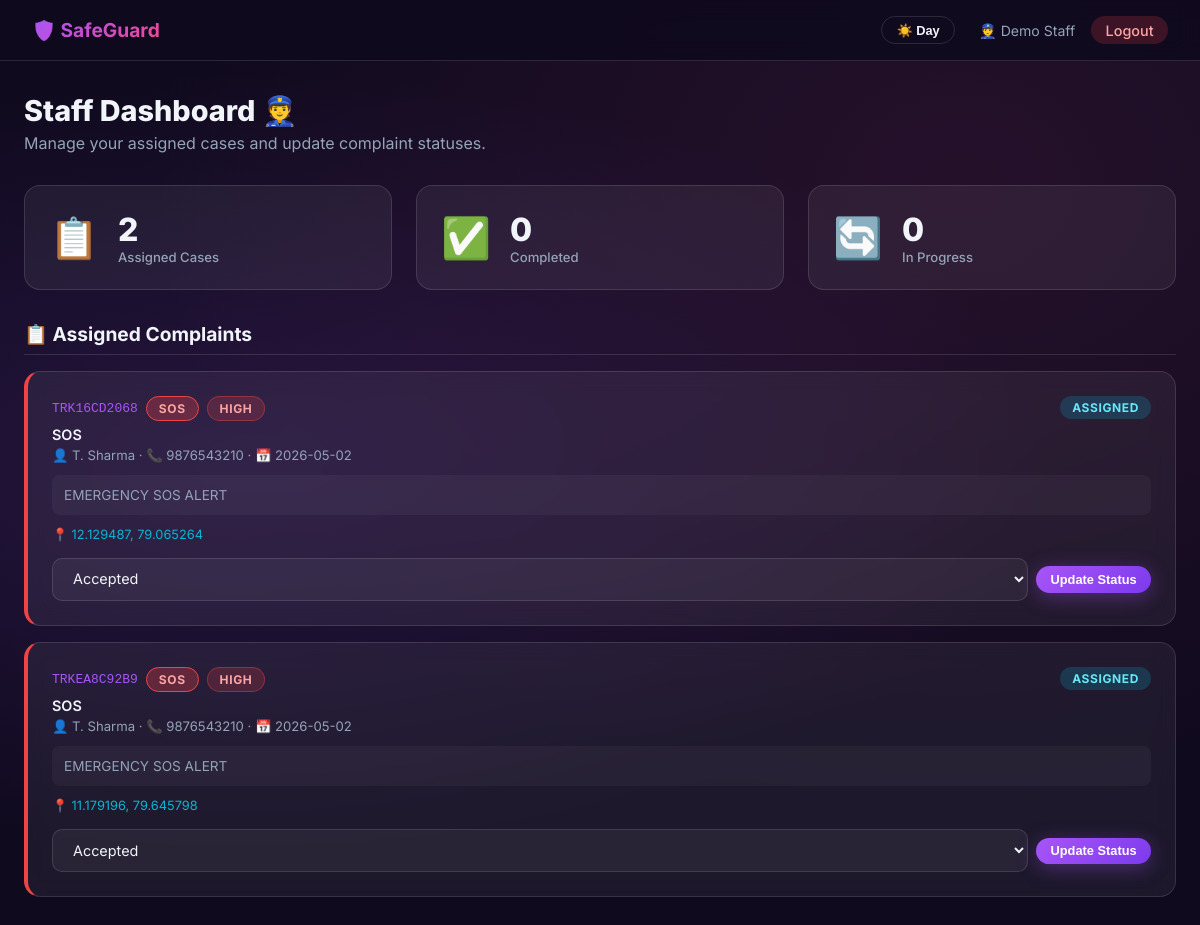
Screenshot of /dashboard/staff (signed in) with the database file from the repository.
### tables this page shows
CREATE TABLE staff (
            id              INTEGER PRIMARY KEY AUTOINCREMENT,
            full_name       TEXT NOT NULL,
            email           TEXT UNIQUE NOT NULL,
            phone           TEXT NOT NULL,
            age             INTEGER,
            gender          TEXT,
            address         TEXT,
            occupation      TEXT,
            aadhar_number   TEXT,
            id_proof_path   TEXT,
            experience      TEXT,
            password_hash   TEXT NOT NULL,
            status          TEXT DEFAULT 'pending',
            created_at      DATETIME DEFAULT CURRENT_TIMESTAMP
        );

CREATE TABLE complaints (
            id               INTEGER PRIMARY KEY AUTOINCREMENT,
            track_id         TEXT UNIQUE NOT NULL,
            user_id          INTEGER NOT NULL,
            type             TEXT,
            description      TEXT,
            incident_details TEXT,
            num_people       INTEGER DEFAULT 0,
            witness          TEXT DEFAULT 'No',
            witness_desc     TEXT,
            date_of_incident TEXT,
            media_path       TEXT,
            latitude         REAL,
            longitude        REAL,
            priority         TEXT DEFAULT 'LOW',
            status           TEXT DEFAULT 'Pending',
            assigned_staff_id INTEGER,
            is_sos           INTEGER DEFAULT 0,
            is_suspicious    INTEGER DEFAULT 0,
            created_at       DATETIME DEFAULT CURRENT_TIMESTAMP,
            FOREIGN KEY (user_id)          REFERENCES users(id),
            FOREIGN KEY (assigned_staff_id) REFERENCES staff(id)
        );

CREATE TABLE users (
            id                INTEGER PRIMARY KEY AUTOINCREMENT,
            full_name         TEXT NOT NULL,
            username          TEXT UNIQUE NOT NULL,
            email             TEXT UNIQUE NOT NULL,
            phone             TEXT NOT NULL,
            address           TEXT,
            age               INTEGER,
            gender            TEXT,
            occupation        TEXT,
            emergency_contact TEXT,
            password_hash     TEXT NOT NULL,
            created_at        DATETIME DEFAULT CURRENT_TIMESTAMP
        );

### app.py (the view)
@app.route("/dashboard/staff")
@staff_required
def dashboard_staff():
    staff_id     = session["staff_id"]
    staff_status = session.get("staff_status", "pending")
    db = get_db()
    staff = db.execute("SELECT * FROM staff WHERE id = ?", (staff_id,)).fetchone()
    session["staff_status"] = staff["status"]  # Refresh from DB
    complaints = []
    if staff["status"] == "approved":
        complaints = db.execute("""
            SELECT c.*, u.full_name as user_name, u.phone as user_phone
            FROM complaints c
            JOIN users u ON c.user_id = u.id
            WHERE c.assigned_staff_id = ?
            ORDER BY c.created_at DESC
        """, (staff_id,)).fetchall()
    db.close()
    return render_template("dashboard_staff.html",
                           staff=staff, complaints=complaints)

### app.py (called while the page is built)
def staff_required(f):
    @wraps(f)
    def decorated(*args, **kwargs):
        if "staff_id" not in session:
            flash("Access denied. Please login as staff.", "danger")
            return redirect(url_for("login"))
        return f(*args, **kwargs)
    return decorated

### database.py (called while the page is built)
def get_db():
    conn = sqlite3.connect(DB_PATH, timeout=20, check_same_thread=False)
    conn.row_factory = sqlite3.Row
    conn.execute("PRAGMA foreign_keys = ON")
    return conn

### templates/dashboard_staff.html (shortened to what this page needs)
<!DOCTYPE html>
<html lang="en">
<head>
<link rel="stylesheet" href="{{ url_for('static', filename='css/style.css') }}">
</head>
<body>
<nav class="navbar">
  <a href="#" class="navbar-brand">🛡️ SafeGuard</a>
  <div class="navbar-links">
    <span style="color:var(--text-secondary);font-size:0.88rem;">👮 {{ staff.full_name }}</span>
    <a href="{{ url_for('logout') }}" class="btn btn-sm" style="background:rgba(239,68,68,0.2);color:#fca5a5;">Logout</a>
  </div>
</nav>
<div class="page-container">
  {% if staff.status == 'pending' %}
  <div style="display:flex;align-items:center;justify-content:center;min-height:70vh;">
    <div class="pending-banner" style="max-width:500px;">
      <div class="icon">⏳</div>
      <h2 style="font-size:1.4rem;margin-bottom:0.5rem;">Awaiting Admin Approval</h2>
      <p style="color:var(--text-secondary);line-height:1.7;">
        Your registration is under review. The admin will verify your credentials and
        approve your account. Please check back later.
      </p>
      <div style="margin-top:1.5rem;padding:1rem;background:rgba(255,255,255,0.04);border-radius:10px;font-size:0.82rem;color:var(--text-secondary);">
        <strong>Name:</strong> {{ staff.full_name }}<br>
        <strong>Email:</strong> {{ staff.email }}<br>
        <strong>Status:</strong> <span style="color:var(--warning);">Pending Approval</span>
      </div>
      <a href="{{ url_for('logout') }}" class="btn btn-secondary" style="margin-top:1rem;">← Back to Login</a>
    </div>
  </div>
  {% else %}
  <div class="page-header">
    <h1>Staff Dashboard 👮</h1>
    <p>Manage your assigned cases and update complaint statuses.</p>
  </div>
  <div class="dashboard-grid" style="grid-template-columns:repeat(auto-fit,minmax(160px,1fr));margin-bottom:2rem;">
    <div class="stat-card">
      <div class="stat-icon">📋</div>
      <div>
        <div class="stat-value">{{ complaints|length }}</div>
        <div class="stat-label">Assigned Cases</div>
      </div>
    </div>
    <div class="stat-card">
      <div class="stat-icon">✅</div>
      <div>
        <div class="stat-value">{{ complaints|selectattr('status','equalto','Completed')|list|length }}</div>
        <div class="stat-label">Completed</div>
      </div>
    </div>
    <div class="stat-card">
      <div class="stat-icon">🔄</div>
      <div>
        <div class="stat-value">{{ complaints|selectattr('status','equalto','In Progress')|list|length }}</div>
        <div class="stat-label">In Progress</div>
      </div>
    </div>
  </div>
  {% if complaints %}
    <div class="section-title">📋 Assigned Complaints</div>
    <div style="display:flex;flex-direction:column;gap:1rem;">
      {% for c in complaints %}
      <div class="card" style="border-left:4px solid {{ '#ef4444' if c.priority=='HIGH' else '#f59e0b' if c.priority=='MEDIUM' else '#10b981' }};">
        <div style="display:flex;justify-content:space-between;align-items:flex-start;flex-wrap:wrap;gap:0.75rem;">
          <div>
            <div style="display:flex;align-items:center;gap:0.5rem;margin-bottom:0.3rem;">
              <code style="color:var(--primary);">{{ c.track_id }}</code>
              {% if c.is_sos %}<span class="badge badge-sos">SOS</span>{% endif %}
              <span class="badge badge-{{ c.priority|lower }}">{{ c.priority }}</span>
            </div>
            <div style="font-size:0.9rem;font-weight:600;">{{ c.type or 'General' }}</div>
            <div style="color:var(--text-secondary);font-size:0.82rem;margin-top:0.25rem;">
              👤 {{ c.user_name }} · 📞 {{ c.user_phone }} · 📅 {{ c.created_at[:10] }}
            </div>
          </div>
          <div>
            {% if c.status == 'Assigned' %}<span class="badge badge-assigned">Assigned</span>
            {% elif c.status == 'Accepted' %}<span class="badge" style="background:rgba(168,85,247,0.2);color:#d8b4fe;">Accepted</span>
            {% elif c.status == 'In Progress' %}<span class="badge badge-progress">In Progress</span>
            {% elif c.status == 'Completed' %}<span class="badge badge-completed">Completed</span>
            {% else %}<span class="badge">{{ c.status }}</span>{% endif %}
          </div>
        </div>
        {% if c.description %}
        <div style="margin-top:0.75rem;padding:0.75rem;background:rgba(255,255,255,0.04);border-radius:8px;font-size:0.85rem;color:var(--text-secondary);">
          {{ c.description }}
        </div>
        {% endif %}
        <div style="display:flex;gap:0.75rem;margin-top:0.75rem;flex-wrap:wrap;align-items:center;">
          {% if c.latitude %}
          <span style="font-size:0.8rem;color:var(--accent);">📍 {{ c.latitude }}, {{ c.longitude }}</span>
          {% endif %}
        </div>
        {% if c.status != 'Completed' %}
        <form method="POST" action="{{ url_for('update_complaint_status') }}" style="margin-top:1rem;display:flex;gap:0.5rem;flex-wrap:wrap;align-items:center;">
          <select name="status" class="form-control" style="width:auto;flex:1;">
            <option value="Accepted">Accepted</option>
          </select>
          <button type="submit" class="btn btn-primary btn-sm">Update Status</button>
        </form>
        {% endif %}
      </div>
      {% endfor %}
    </div>
  {% else %}
    <div style="text-align:center;padding:3rem;color:var(--text-secondary);">
      <div style="font-size:3rem;margin-bottom:1rem;">📭</div>
      <p>No complaints assigned to you yet. The admin will assign cases shortly.</p>
    </div>
  {% endif %}
  {% endif %}
</div>
</body>
</html>

### static/css/style.css (style rules this page uses)
:root { --primary: #a855f7; --primary-dark: #7c3aed; --secondary: #ec4899; --accent: #06b6d4; --bg-dark: #0f0a1e; --bg-card: rgba(255,255,255,0.06); --bg-card-hover: rgba(255,255,255,0.10); --border: rgba(255,255,255,0.12); --text-primary: #f1f5f9; --text-secondary: #94a3b8; --success: #10b981; --warning: #f59e0b; --danger: #ef4444; --info: #06b6d4; --high: #ef4444; --medium: #f59e0b; --low: #10b981; --radius: 16px; --shadow: 0 8px 32px rgba(0,0,0,0.4); --nav-bg: rgba(15,10,30,0.85); --form-bg: rgba(255,255,255,0.05); --form-bg-focus: rgba(255,255,255,0.08); --select-bg: #1e1433; --hover-bg: rgba(255,255,255,0.03); --thead-bg: rgba(168,85,247,0.15); --modal-overlay: rgba(15,23,42,0.8); --modal-bg: #1a1030; --hero-badge-bg: rgba(168,85,247,0.15); }
*, *::before, *::after { box-sizing: border-box; margin: 0; padding: 0; }
html { scroll-behavior: smooth; }
body { font-family: 'Inter', sans-serif; background: var(--bg-dark); color: var(--text-primary); min-height: 100vh; background-image: radial-gradient(ellipse at 20% 50%, rgba(168,85,247,0.15) 0%, transparent 60%), radial-gradient(ellipse at 80% 20%, rgba(236,72,153,0.10) 0%, transparent 60%); }
a { color: var(--primary); text-decoration: none; }
.navbar { display: flex; align-items: center; justify-content: space-between; padding: 1rem 2rem; background: var(--nav-bg); backdrop-filter: blur(12px); border-bottom: 1px solid var(--border); position: sticky; top: 0; z-index: 100; }
.navbar-brand { font-size: 1.2rem; font-weight: 700; background: linear-gradient(135deg, var(--primary), var(--secondary)); -webkit-background-clip: text; -webkit-text-fill-color: transparent; background-clip: text; }
.navbar-links { display: flex; gap: 1rem; align-items: center; }
.navbar-links a { color: var(--text-secondary); font-size: 0.9rem; font-weight: 500; transition: color 0.2s; }
.btn { display: inline-flex; align-items: center; gap: 0.4rem; padding: 0.6rem 1.4rem; border-radius: 50px; font-size: 0.9rem; font-weight: 600; cursor: pointer; border: none; transition: all 0.25s ease; text-decoration: none; }
.btn-primary { background: linear-gradient(135deg, var(--primary), var(--primary-dark)); color: #fff; box-shadow: 0 4px 20px rgba(168,85,247,0.35); }
.btn-sm { padding: 0.35rem 0.9rem; font-size: 0.8rem; }
.card { background: var(--bg-card); border: 1px solid var(--border); border-radius: var(--radius); backdrop-filter: blur(10px); padding: 1.5rem; transition: all 0.25s ease; }
.form-control { width: 100%; padding: 0.7rem 1rem; background: var(--form-bg); border: 1.5px solid var(--border); border-radius: 10px; color: var(--text-primary); font-size: 0.9rem; font-family: 'Inter', sans-serif; transition: border-color 0.2s, box-shadow 0.2s; }
.form-control::placeholder { color: rgba(148,163,184,0.5); }
select.form-control option { background: var(--select-bg); color: var(--text-primary); }
.badge { display: inline-flex; align-items: center; padding: 0.25rem 0.75rem; border-radius: 50px; font-size: 0.75rem; font-weight: 700; text-transform: uppercase; letter-spacing: 0.05em; }
.badge-high { background: rgba(239,68,68,0.2); color: #fca5a5; border: 1px solid rgba(239,68,68,0.4); }
.badge-assigned { background: rgba(6,182,212,0.2); color: #67e8f9; }
.badge-sos { background: rgba(239,68,68,0.3); color: #fca5a5; border: 1px solid #ef4444; }
.page-container { max-width: 1200px; margin: 0 auto; padding: 2rem 1.5rem; }
.page-header { margin-bottom: 2rem; }
.page-header h1 { font-size: 1.8rem; font-weight: 800; }
.page-header p { color: var(--text-secondary); margin-top: 0.3rem; }
.dashboard-grid { display: grid; grid-template-columns: repeat(auto-fit, minmax(240px, 1fr)); gap: 1.5rem; margin-bottom: 2rem; }
.stat-card { background: var(--bg-card); border: 1px solid var(--border); border-radius: var(--radius); padding: 1.5rem; display: flex; align-items: center; gap: 1.2rem; }
.stat-icon { font-size: 2.5rem; }
.stat-value { font-size: 2rem; font-weight: 800; }
.stat-label { color: var(--text-secondary); font-size: 0.82rem; font-weight: 500; }
.section-title { font-size: 1.2rem; font-weight: 700; margin-bottom: 1rem; padding-bottom: 0.5rem; border-bottom: 1px solid var(--border); }

### rows the page displays
staff: full_name "Demo Staff"
complaints: track_id "TRK16CD2068", is_sos "SOS", priority "HIGH", type "SOS", user_name "T. Sharma", user_phone "9876543210", created_at "2026-05-02", status "ASSIGNED", description "EMERGENCY SOS ALERT", latitude "12.129487", longitude "79.065264"
complaints: track_id "TRKEA8C92B9", is_sos "SOS", priority "HIGH", type "SOS", user_name "T. Sharma", user_phone "9876543210", created_at "2026-05-02", status "ASSIGNED", description "EMERGENCY SOS ALERT", latitude "11.179196", longitude "79.645798"

### other values shown
{{ complaints|length }} "2"
{{ complaints|selectattr('status','equalto','Completed')|list|length }} "0"
{{ complaints|selectattr('status','equalto','In Progress')|list|length }} "0"
